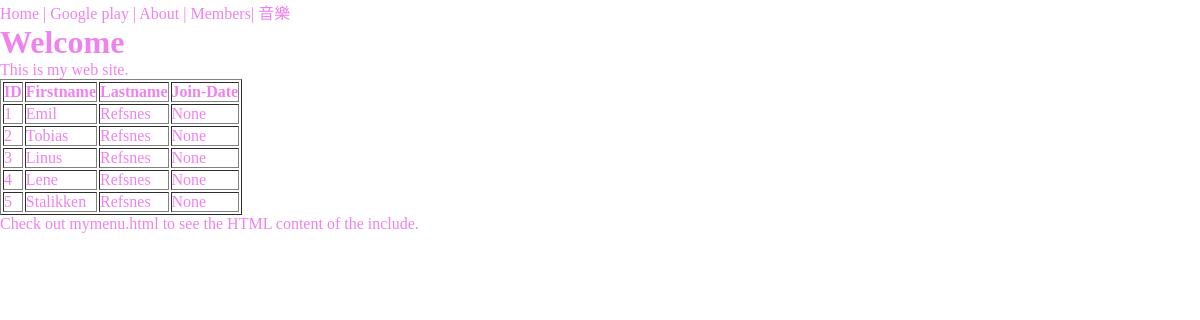
Page /testing/ on the earlier database version.
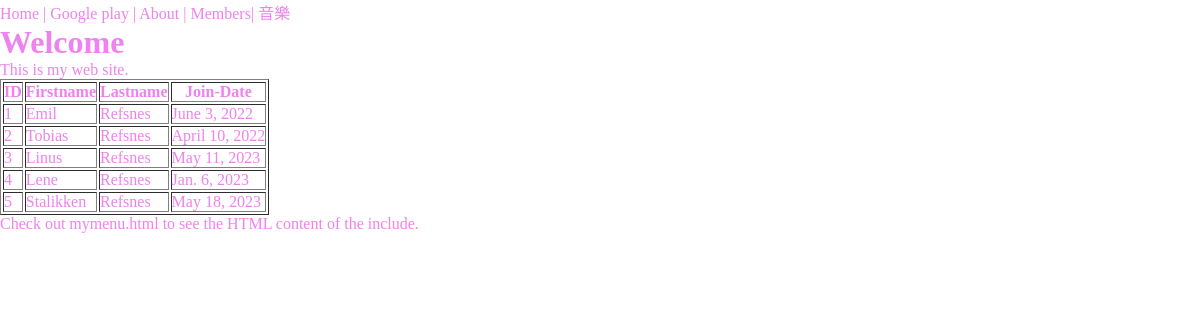
Same page on the later database version.
### members/models.py (models this page shows, shortened)
class Member(models.Model):
    firstname = models.CharField(max_length=100)
    lastname = models.CharField(max_length=100)
    phone = models.IntegerField(null=True)
    join_date =models.DateField(null=True)
    slug = models.SlugField(default="", null=False)

### members/views.py (the view)
# urls.py: path('testing/', views.testing, name='testing'),
def testing(request):
    mymembers= Member.objects.all()
    template = loader.get_template('test.html')
    context = {
        'mymembers': mymembers
    }
    return HttpResponse(template.render(context,request))

### members/templates/test.html (shortened to what this page needs)
{% load static %}
<!DOCTYPE html>
<html lang="en">
<head>
    <link rel="stylesheet" href="{% static 'myglobal.css' %}">
</head>
<body>
    {% include 'layout.html' with me='Google play' YouTube='音樂' %}
    <h1>Welcome</h1>
    <p>This is my web site.</p>
    <table border="1">
        <tr>
            <th>ID</th>
            <th>Firstname</th>
            <th>Lastname</th>
            <th>Join-Date</th>
        </tr>
        {% for x in mymembers %}
            <tr>
                <td>{{x.id}}</td>
                <td>{{x.firstname}}</td>
                <td>{{x.lastname}}</td>
                <td>{{x.join_date}}</td>
            </tr>
        {% endfor %}
    </table>
    <p>Check out mymenu.html to see the HTML content of the include.</p>
</body>
</html>

### members/templates/layout.html
<div>
    Home | {{ me }} | About | Members| {{ YouTube }}
</div>

### mystaticfiles/myglobal.css (style rules this page uses)
* { margin: 0; padding: 0; box-sizing: border-box; }
body { color: violet; }

Differences in the rows shown:
changed Member "Emil": join_date "None" → "June 3, 2022"
changed Member "Tobias": join_date "None" → "April 10, 2022"
changed Member "Linus": join_date "None" → "May 11, 2023"
changed Member "Lene": join_date "None" → "Jan. 6, 2023"
changed Member "Stalikken": join_date "None" → "May 18, 2023"
